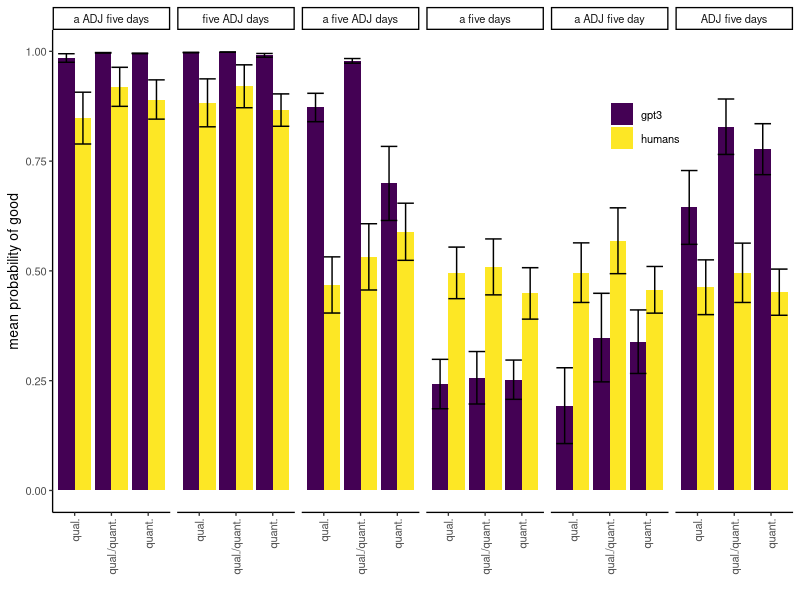
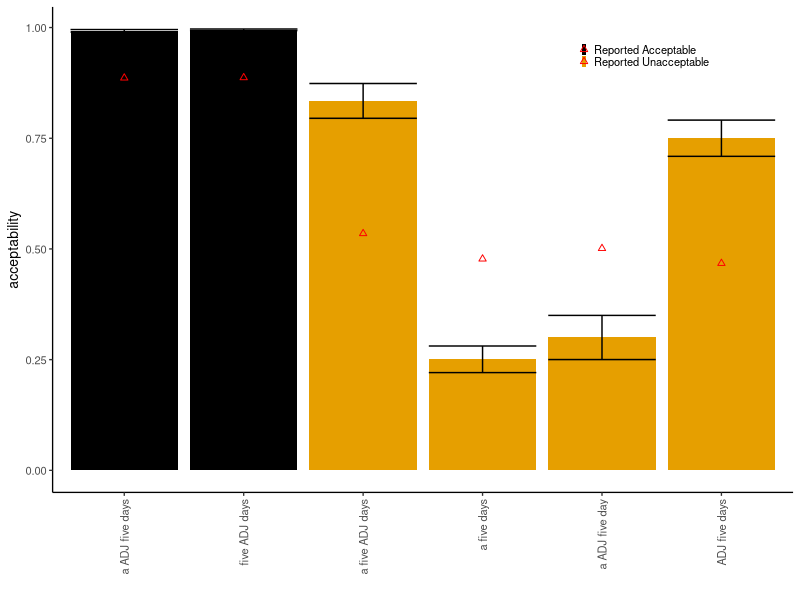
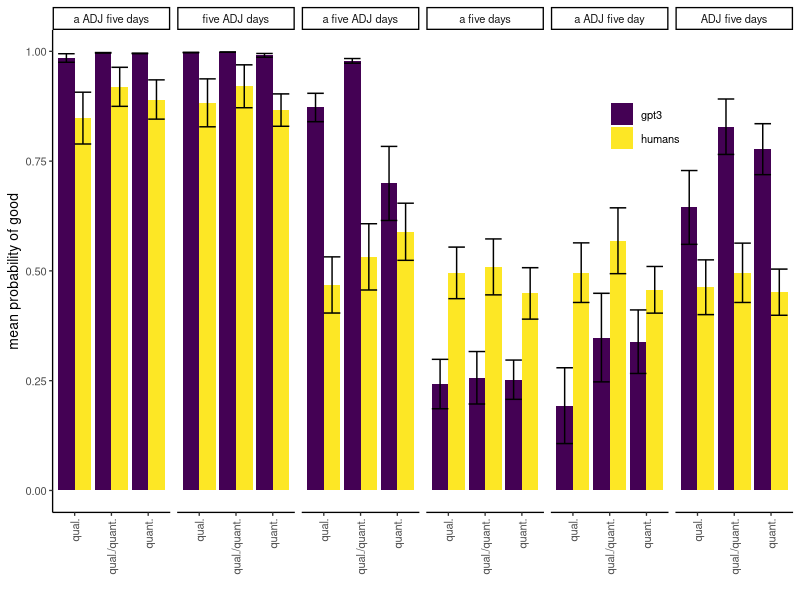
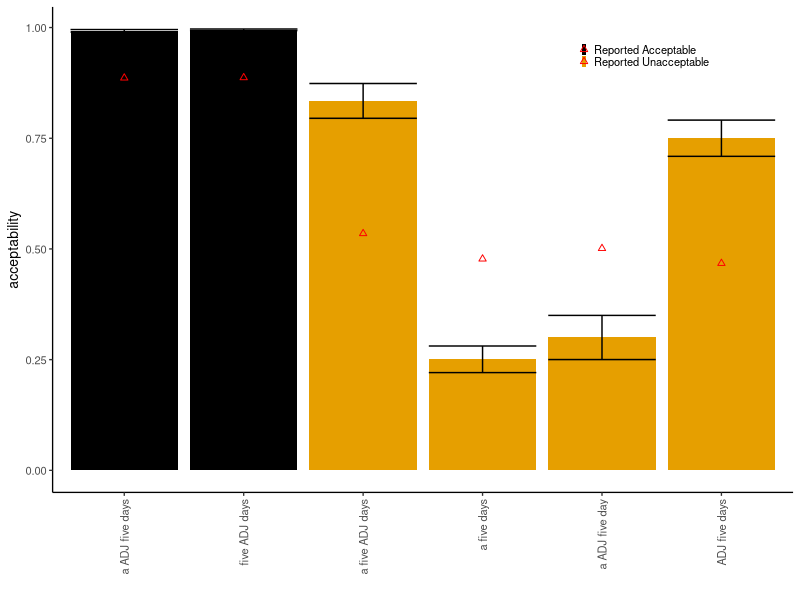

Generate these figures, in order, with R:
library(tidyverse)
library(jsonlite)
library(viridis)
library(lme4)
cbbPalette <- c("#000000", "#E69F00", "#56B4E9", "#009E73", "#F0E442", "#0072B2", "#D55E00", "#CC79A7")

# commented code is how we anonymize the original turk files.
# we make only anonymous files public.
# e1 = read.csv("mturk_data/main_exp_2022_10_06.csv") %>%
#    mutate(batch=1)
# 
# e2 = read.csv("mturk_data/main_exp_2022_10_11.csv") %>%
#    mutate(batch=2)
# 
# e = bind_rows(e1, e2)
# 
# e$WorkerId = paste0("mainS", as.numeric(as.factor(e$WorkerId)))
# e$HITId = paste0("mainH", as.numeric(as.factor(e$HITId)))
# d = select(e, HITId, batch, WorkerId, Input.list,
#           starts_with("Input")) %>%
#  select(HITId, WorkerId, batch, starts_with(("Input.id"))) %>%
#  gather(variable, value, -HITId, -WorkerId, -batch)
# 
# answers = e$Answer.taskAnswers %>%
#   map_df(function(z) {(fromJSON(z) %>% as.data.frame())}) %>%
#   bind_cols(select(e, HITId, batch))
# 
# answers$English = answers$English$yes
# answers$country = answers$country$USA
# answers[, 769] = answers[, 769]$yes
# 
# a = gather(answers, value, answer, -batch, -English, -country, -HITId) %>%
#   mutate(value=gsub("howMuch_", "", value))
# 
# d = left_join(d, a)

#write_csv(d, file="mturk_data/mainexp_turk.csv")

d = read_csv("mturk_data/mainexp_turk.csv")
fillers = filter(d, grepl("filler", value))
fillers$good = grepl("filler_1", fillers$value)
filler.mean = group_by(fillers, WorkerId, good) %>%
  summarise(m=mean(answer), n=n()) %>%
  spread(good, m) %>%
  mutate(diff=`TRUE` - `FALSE`) 

badp = filter(filler.mean, diff < 1, n > 4) 
fillers = filter(fillers, WorkerId %in% badp$WorkerId == F)
d = filter(d, !grepl("filler", value))
d = filter(d, WorkerId %in% fillers$WorkerId)

turk = separate(d, value, into=c("adj", "num", "noun", "sent", "temp"), sep="-")
turk = mutate(turk, sent = case_when(sent == "sent"~ "a ADJ five days",
                                     sent == "sent_default"~"five ADJ days",
                                     sent == "sent_no_mod"~ "a five days",
                                     sent == "sent_reverse_mods"~ "a five ADJ days",
                                     sent == "sent_no_plural"~ "a ADJ five day",
                                     sent == "sent_no_a"~ "ADJ five days")) %>%
  rename(name=sent)
              
turk = filter(turk, English == T)
length(unique(turk$WorkerId))  

####################3

g = bind_rows( read_csv("gpt3_data/sents_20221004.csv"),
                 read_csv("gpt3_data/sents_20221004_2.csv")) %>%
  filter(experiment %in% c("spentLondon"),
         numclass == "num-low",
         nounclass == "noun-measure") %>%
  mutate(adjclass = ifelse(adjclass == "adj-neg" | adjclass == "adj-pos",
                           "adj",
                           adjclass)) %>%
  rename( `a ADJ five days`=(`goodness-sent`),
          `five ADJ days`=(`goodness-sent_default`),
          `a five days`=(`goodness-sent_no_mod`),
          `a five ADJ days`=(`goodness-sent_reverse_mods`),
          `a ADJ five day` = (`goodness-sent_no_plural`),
          `ADJ five days` = (`goodness-sent_no_a`)) %>%
  mutate(temp=substr(sent, 1, 10)) %>%
  select(adjclass, adj, nounclass, noun, numclass, num, temp, starts_with("a ADJ"), starts_with("ADJ"),
         starts_with("a five"), starts_with("five")) %>%
  group_by(adjclass) %>%
  mutate(firstadj=first(adj)) %>%
  ungroup() %>%
  pivot_longer(cols=c(`a ADJ five days`,`a ADJ five day`, `a five days`,
                      `a five ADJ days`, `five ADJ days`, `ADJ five days`)) %>%
  na.omit() 

g.turk = right_join(g, turk)

cor(g.turk$value, g.turk$answer, method="spearman")

d.3 = select(g.turk, adjclass, name, firstadj, answer, value) %>%
  mutate(answer=answer/10) %>%
  rename(gpt3=value, 
         humans=answer) %>%
  gather(variable, value, -adjclass, -name, -firstadj)

#%>%
d.3 = d.3 %>%
  group_by(adjclass, name, firstadj, variable) %>%
  summarise(m=mean(value),
            n=n(),
            s=sd(value),
            l=mean(value) - 1.96 * sd(value, na.rm=T)/sqrt(n),
            u=mean(value) + 1.96 * sd(value, na.rm=T)/sqrt(n),
  )

d.3$name = factor(d.3$name, levels = c("a ADJ five days",
                                       "five ADJ days",
                                       "a five ADJ days",
                                       "a five days",
                                       "a ADJ five day",
                                       "ADJ five days"))

d.3 = mutate(d.3, adjclass = case_when(adjclass == "adj" ~ "qual.",
                                       adjclass == "adj-ambig" ~ "qual./quant.",
                                       adjclass == "adj-quant" ~ "quant.")) 
ggplot(d.3, aes(x=adjclass, y=m, fill=variable,
                group=variable, ymin=l, ymax=u)) +
  geom_bar(stat="identity", position=position_dodge(width=NULL)) +
  geom_errorbar(position=position_dodge(width=NULL)) + 
  theme_classic(10) +
  theme(legend.position = c(.8, .8),
    axis.text.x = element_text(angle=90, vjust=0.5, hjust=1),
    legend.title = element_blank()) + 
  xlab("") + ylab("mean probability of good") + 
  facet_grid(. ~ name) +
  scale_fill_viridis(discrete=T)
ggsave("pngs/full-human-gpt.png", width=7, height=4)

d.3 = select(g.turk, adjclass, name, firstadj, answer, value) %>%
  mutate(answer=answer/10) %>%
  rename(gpt3=value, 
         humans=answer) %>%
  gather(variable, value, -adjclass, -name, -firstadj) %>%
  group_by(name, variable) %>%
  summarise(m=mean(value),
            n=n(),
            s=sd(value),
            l=mean(value) - 1.96 * sd(value, na.rm=T)/sqrt(n),
            u=mean(value) + 1.96 * sd(value, na.rm=T)/sqrt(n),
  )

d.3$name = factor(d.3$name, levels = c("a ADJ five days",
                                       "five ADJ days",
                                       "a five ADJ days",
                                       "a five days",
                                       "a ADJ five day",
                                       "ADJ five days"))

d.3$good = ifelse(d.3$name %in% c("a ADJ five days", "five ADJ days"), 
                  "Reported Acceptable",
                  "Reported Unacceptable")
ggplot(filter(d.3, variable == "gpt3"), aes(x=name, y=m, fill=good,
                group=variable, ymin=l, ymax=u)) +
  geom_bar(stat="identity", position=position_dodge(width=NULL)) +
  geom_errorbar(position=position_dodge(width=NULL)) + 
  theme_classic(10) +
  theme(legend.position = c(.8, .9),
        legend.key.size = unit(.1, 'cm'),
    axis.text.x = element_text(angle=90, vjust=0.5, hjust=1),
    legend.title = element_blank()) + 
  xlab("") + ylab("acceptability") + 
  #scale_fill_viridis(discrete=T) +
  scale_fill_manual(values=cbbPalette) + 
  geom_point(data=filter(d.3, variable == "humans"), aes(x=name, y=m,
                                                         group=variable),
             colour="red",
             shape=2)
ggsave("pngs/gpt3-humans.png", width=5.5, height=3)

library(xtable)
d.3.table = select(d.3, name, variable, m) %>%
  spread(variable, m) %>%
  mutate(name=paste("The family spent", gsub("ADJ", "beautiful", name), "in London.")) %>%
  rename(`Ex. Sentence` = name) 
print(xtable(d.3.table), include.rownames=FALSE)

#######
g.turk$name = factor(g.turk$name, levels = c("a ADJ five days",
                                       "five ADJ days",
                                       "a five ADJ days",
                                       "a five days",
                                       "a ADJ five day",
                                       "ADJ five days"))

l = lmer(value ~ name + (1|adjclass) + (1|adj) + 
           (1 | temp) , data=g.turk)
summary(l)

as.data.frame(fixef(l)) %>%
  xtable()

l.human = lmer(answer ~ name + (1|adjclass) + (1|adj) + 
           (1 | temp) + (1 + name|WorkerId), data=g.turk)
summary(l.human)

as.data.frame(fixef(l.human)) %>%
  xtable()
